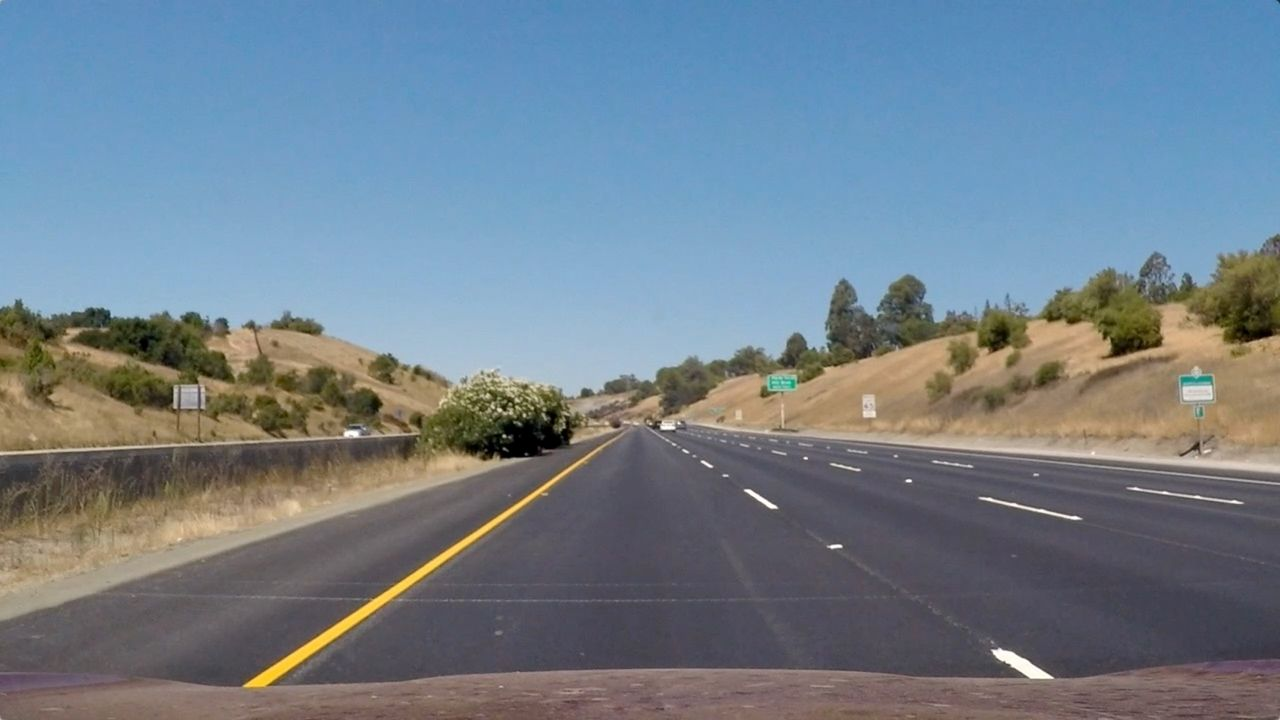
#> input picture data/exam/images/image001.jpg, 1280 x 720 px
$ jupyter execute --allow-errors pipeline.ipynb
#> lines starting #> are read from the running program, lines starting #| are printed output that depends on the picture
[cell 1]
import numpy as np
import cv2 as cv
import matplotlib.pyplot as plt
import ipywidgets as widgets

from src.pipeline.perspective import transform_perspective, undist_img
from src.pipeline.thresholding import get_line_markings, thresh_img

[cell 2]
image_path = "../../data/exam/images/image001.jpg"

img = cv.cvtColor(cv.imread(image_path), cv.COLOR_BGR2RGB)

[cell 3]
mtx = cv.Mat(
    np.array(
        [
            [1.15777930e03, 0.00000000e00, 6.67111054e02],
            [0.00000000e00, 1.15282291e03, 3.86128937e02],
            [0.00000000e00, 0.00000000e00, 1.00000000e00],
        ]
    )
)
dist = cv.Mat(np.array([[-0.24688775, -0.02373133, -0.00109842, 0.00035108, -0.00258571]]))

[cell 4]
def show_image(
    process_img: np.ndarray,
    title_1: str = "Processed Image",
    plt_hist: bool = False,
) -> None:
    ax3 = None

    if plt_hist:
        fig, (ax1, ax2, ax3) = plt.subplots(1, 3, figsize=(20, 10))
    else:
        fig, (ax1, ax2) = plt.subplots(1, 2, figsize=(20, 10))
    ax1.imshow(img)
    ax1.set_title("Original Image", fontsize=15)
    ax2.imshow(process_img)
    ax2.set_title(title_1, fontsize=15)

    if plt_hist and ax3 is not None:
        color = ("b", "g", "r")
        for i, col in enumerate(color):
            histr = cv.calcHist([process_img], [i], None, [256], [0, 256])
            ax3.plot(histr, color=col)
            ax3.set_xlim(left=0, right=256)

        ax3.set_aspect(0.005)
        ax3.set_title("Farbwerthistogramm", fontsize=15)

#> (a cell that did not finish here is left out)

#> (a cell that did not finish here is left out)

#> (a cell that did not finish here is left out)

[cell 8]
import cv2 as cv
import matplotlib.pyplot as plt

[cell 9]
img_path = "../../data/exam/kitti/image015.jpg"

[cell 10]
img_kitti = cv.cvtColor(cv.imread(img_path), cv.COLOR_BGR2RGB)
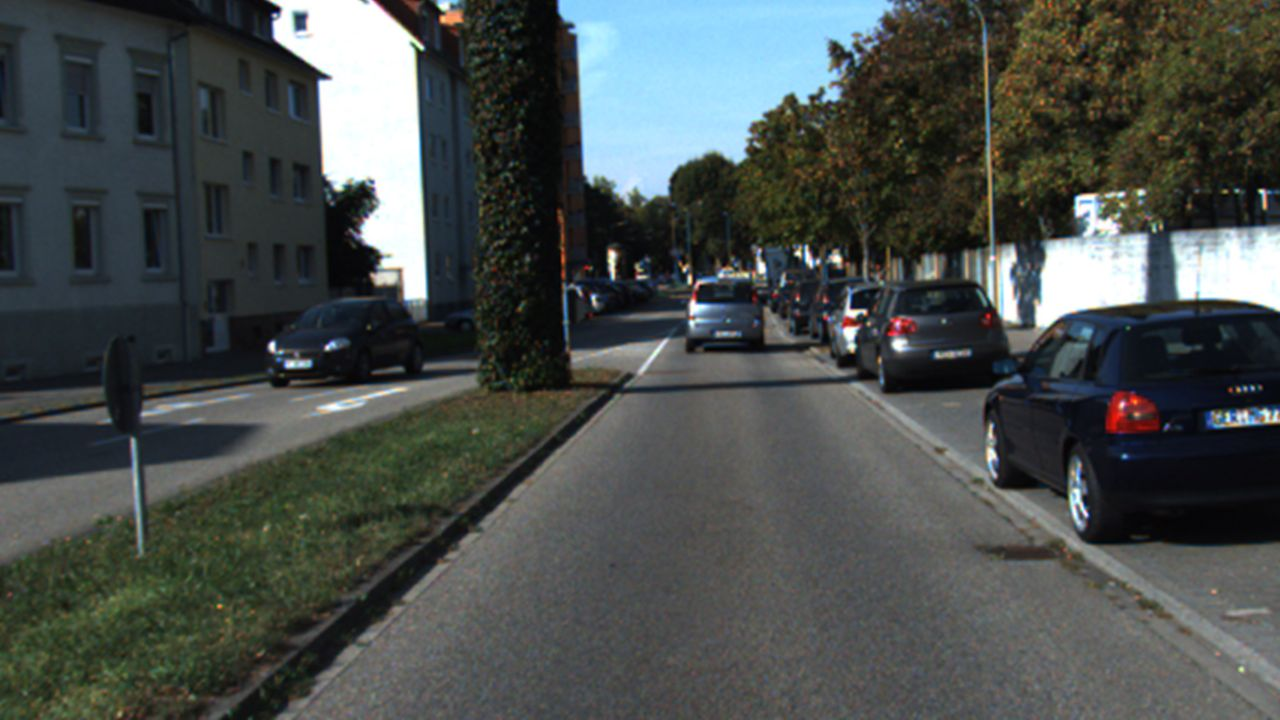
#> input picture data/exam/kitti/image015.jpg, 1280 x 720 px
img_hls = cv.cvtColor(img_kitti, cv.COLOR_RGB2HLS)
#> img_hls: shape (720, 1280, 3); mean of channels 0, 1, 2 70, 75.9, 52.4
img_hsv = cv.cvtColor(img_kitti, cv.COLOR_RGB2HSV)
#> img_hsv: shape (720, 1280, 3); mean H, S, V 70, 59.4, 84.2
img_lab = cv.cvtColor(img_kitti, cv.COLOR_RGB2LAB)
#> img_lab: shape (720, 1280, 3); mean of channels 0, 1, 2 81.2, 126, 128.8

[cell 11]
fig, ax = plt.subplots(1, 4, figsize=(20, 10))
ax[0].imshow(img_kitti[:, :, 2])
ax[1].imshow(img_hls[:, :, 2])
ax[2].imshow(img_hsv[:, :, 2])
ax[3].imshow(img_lab[:, :, 2])
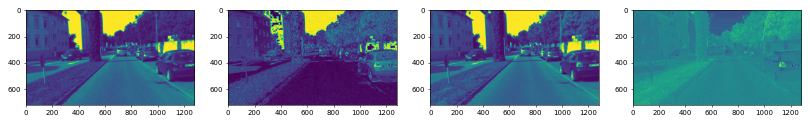
#> figure drawn by matplotlib, 4 panels
